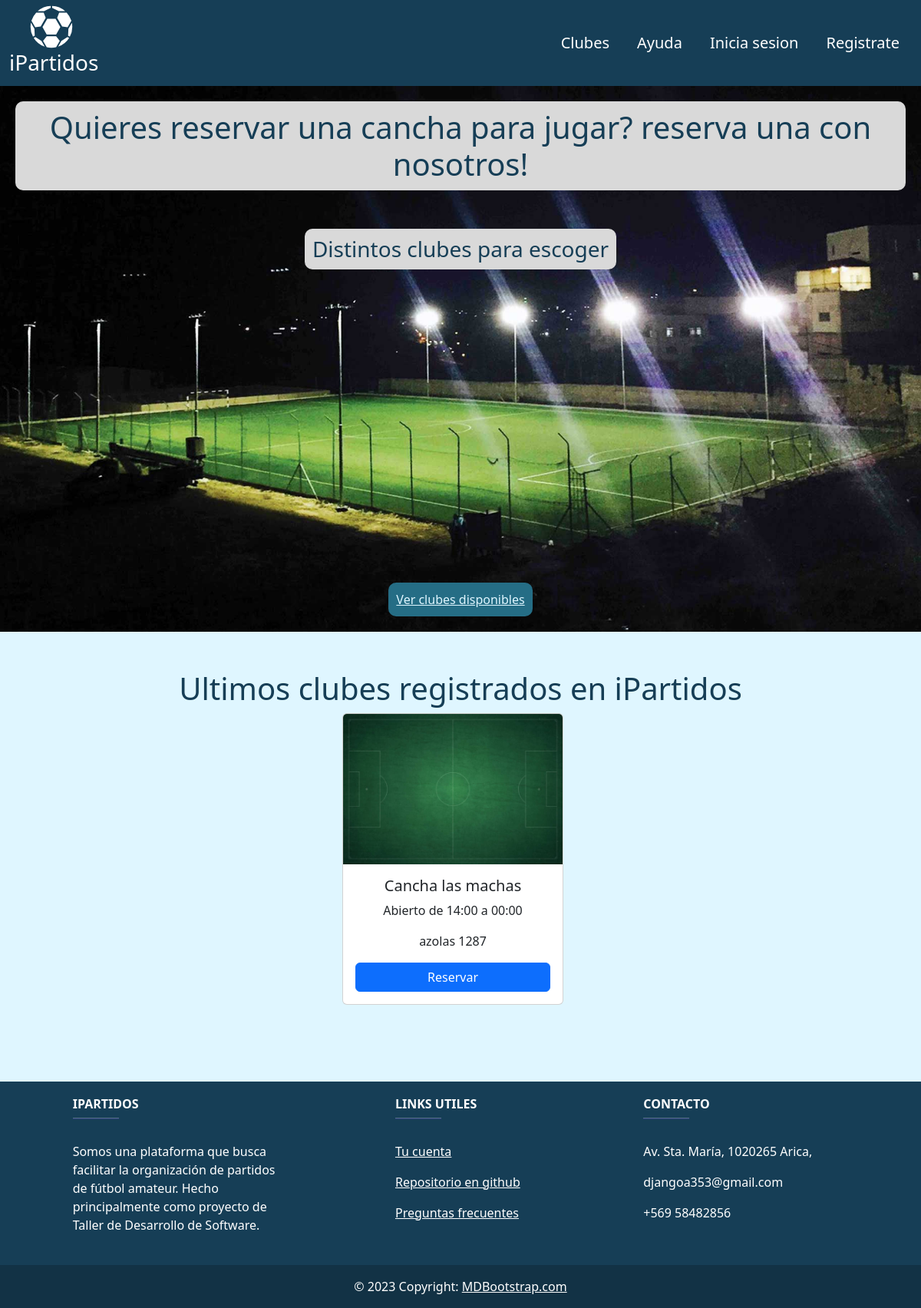
The app's page /, older data.
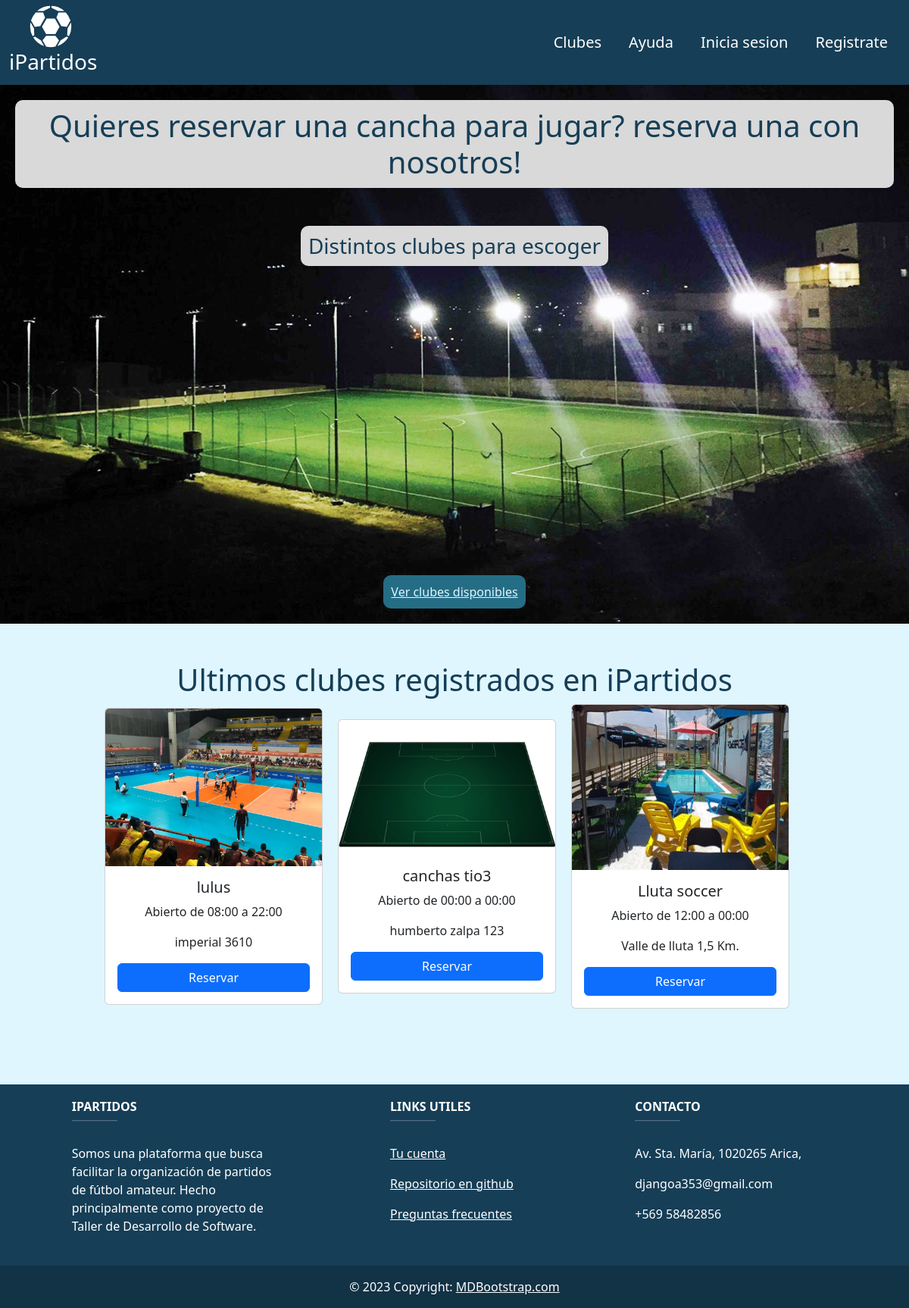
The same page, newer data.
### registration/models.py (models this page shows, shortened)
class UsuarioProfile(AbstractUser):
    name = models.CharField(max_length=200, default='', verbose_name="Nombre")
    last_name = models.CharField(max_length=200, default='', verbose_name="Apellido")
    email = models.EmailField(max_length=254, unique=True, default='')
    phoneNumber = models.CharField(max_length=20, blank=True, verbose_name='Número de teléfono', default='1234567890')
    role = models.CharField(max_length=100, default='client', verbose_name='Crear cuenta como club')
    state = models.BooleanField(default=True)

class Tenant(UsuarioProfile):
    fieldsNetWorth = models.FloatField(default=0.0)
    clubName = models.CharField(max_length=200, default='')
    clubDescription = models.CharField(max_length=200, default='')
    clubPhoto = models.ImageField(upload_to='club_photos', null=True, blank=True)
    clubAddress = models.CharField(max_length=200, default='')
    clubApertureTime = models.TimeField('Hora de apertura', null=True, blank=True,)
    clubClosureTime = models.TimeField('Hora de cierre', null=True, blank=True,)
    class Meta:
        verbose_name = 'Tenant'
        verbose_name_plural = 'Tenants'

### core/views.py (the view)
# urls.py: path('', views.home, name="home"),
def home(request):
    clubs = Tenant.objects.exclude(clubName='')\
        .exclude(clubDescription='')\
        .exclude(clubPhoto=None)\
        .exclude(clubAddress='')\
        .exclude(clubApertureTime=None)\
        .exclude(clubClosureTime=None)\
        .order_by('-date_joined')[:3]
    return render(request, 'core/home.html', {'clubs': clubs})

### core/templates/core/home.html
{% extends 'core/base.html' %}
{% block content %}
{% load static %}
<div style="margin-bottom: 50px;">
    <div style="background: url({% static 'core/img/soccer-open-field.jpg' %}) no-repeat center center; background-size: cover; text-align: center; padding: 20px;">
        <h1 class='home-title'> Quieres reservar una cancha para jugar? reserva una con nosotros! </h1>
        <h3 class='home-title2'> Distintos clubes para escoger </h3>
        <br>
        <a href="{% url 'all' %}" class='home-reference'> Ver clubes disponibles </a>
    </div>
</div>
<h1 style="color: #163E56; text-align: center;" >Ultimos clubes registrados en iPartidos</h1>
<div class='container d-flex justify-content-center align-items-center'>
    {% for club in clubs %}
    <div class="card" style="width: 18rem; margin-right: 20px;">
        {% if club.clubPhoto %}
            <img src="{{ club.clubPhoto.url }}" class="card-img-top" alt="...">
        {% else %}
            <img src="{% static 'core/img/noPhoto.jpg' %}" class="card-img-top" alt="...">
        {% endif %}
        <div class="card-body">
            <h5 class="card-title">{{ club.clubName }}</h5>
            <div class="card-text">
                <p>Abierto de {{ club.clubApertureTime }} a {{ club.clubClosureTime }}</p>
                <p>{{ club.clubAddress }}</p>
            </div>
            <a href="{% url 'field_detail' pk=club.id %}" class="btn btn-primary btn-block">Reservar</a>
        </div>
    </div>
    {% endfor %}
</div style="margin-bottom: 50px;">
{% include 'core/footer.html'%}
{% endblock %}

Row changes from the older to the newer data that the page shows:
no longer on this page (row unchanged): Tenant: clubPhoto (picture), clubName "Cancha las machas", clubApertureTime "14:00", clubClosureTime "00:00", clubAddress "azolas 1287"
added Tenant: clubPhoto (picture), clubName "lulus", clubApertureTime "08:00", clubClosureTime "22:00", clubAddress "imperial 3610"
added Tenant: clubPhoto (picture), clubName "canchas tio3", clubApertureTime "00:00", clubClosureTime "00:00", clubAddress "humberto zalpa 123"
added Tenant: clubPhoto (picture), clubName "Lluta soccer", clubApertureTime "12:00", clubClosureTime "00:00", clubAddress "Valle de lluta 1,5 Km."
